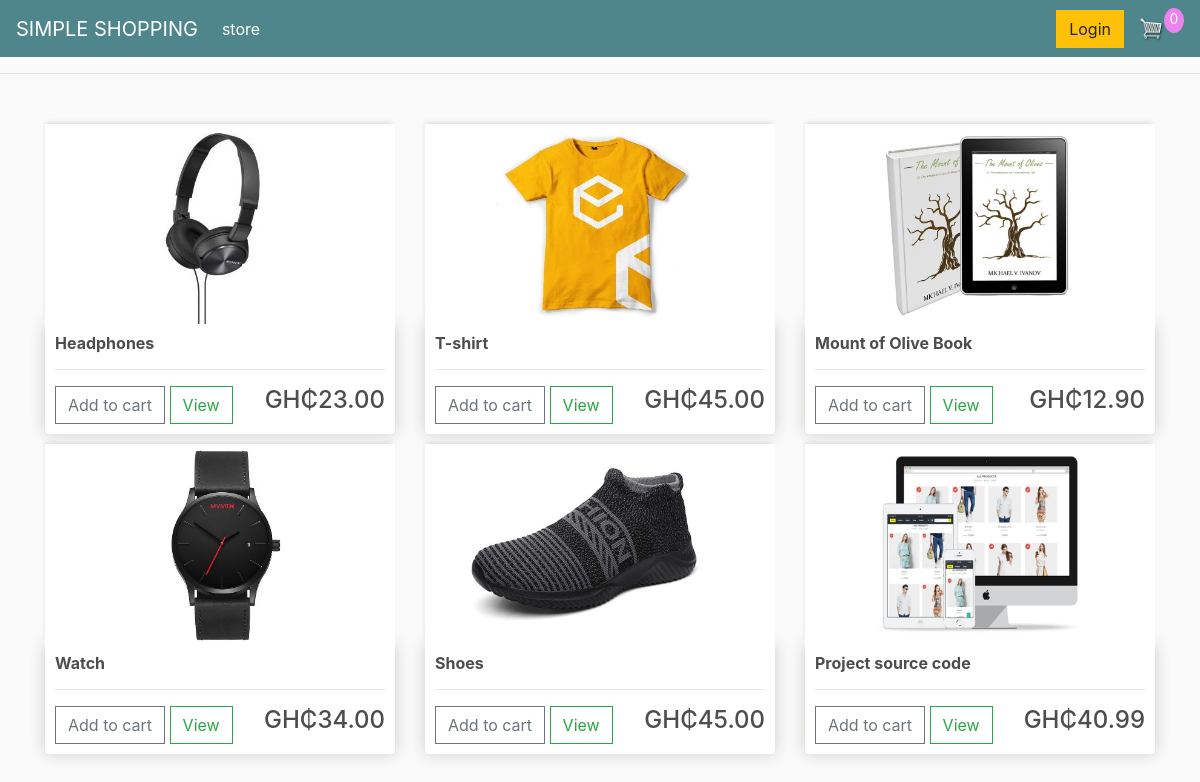
The page / on the database its author committed.
### store/models.py (models this page shows, shortened)
class Product(models.Model):
    name = models.CharField(max_length=200, null=True)
    price = models.DecimalField(max_digits=6, decimal_places=2)
    digital = models.BooleanField(default=False, null=True, blank=True)
    image = models.ImageField(null=True, blank=True)
    @property
    def imageURL(self):
        try:
            url = self.image.url
        except:
            url = ''
        return url

### store/views.py (the view)
# urls.py: path('', include('store.urls')),
def store(request):
    data = cartData(request)
    cartItems = data['cartItems']
    items = data['items']
    products = Product.objects.all()
    context = {'products': products, 'cartItems': cartItems, 'items': items, 'shipping': False}
    return render(request, 'store/store.html', context)

### store/utils.py (called while the page is built, shortened)
def cookieCart(request):
    try:
        cart = json.loads(request.COOKIES['cart'])
    except:
        cart = {}
        print('CART:', cart)
    items = []
    order = {'get_cart_total': 0, 'get_cart_items': 0, 'shipping': False}
    cartItems = order['get_cart_items']
    return {'cartItems': cartItems, 'order': order, 'items': items}

def cartData(request):
    if request.user.is_authenticated:
        customer = request.user.customer
        order, created = Order.objects.get_or_create(customer=customer, complete=False)
        items = order.orderitem_set.all()
        cartItems = order.get_cart_items
    else:
        cookieData = cookieCart(request)
        cartItems = cookieData['cartItems']
        order = cookieData['order']
        items = cookieData['items']
    return {'cartItems': cartItems, 'order': order, 'items': items}

### store/templates/store/store.html
{% extends 'store/main.html' %}
{% load static %}
{% block content %}
    <div class="row">
        {% for product in products %}
             <div class="col-lg-4">
                 <img class="thumbnail" src="{{product.imageURL}}">
                 <div class="box-element product">
                     <h6> <strong>{{product.name}} </strong></h6>
                     <hr>
                     <button data-product="{{product.id}}" data-action="add" class="btn btn-outline-secondary add-btn  update-cart">Add to cart</button>
                     <a class="btn btn-outline-success" href="#">View</a>
                     <h4 style="display:inline-block; float:right" >GH₵{{ product.price|floatformat:2 }}</h4>
                 </div>
             </div>
        {% endfor %}
    </div>
{% endblock content %}

### store/templates/store/main.html (shortened to what this page needs)
{% load static %}
<html lang="en">
<head>
     <link rel="stylesheet" href="https://cdn.jsdelivr.net/npm/bootstrap@4.5.3/dist/css/bootstrap.min.css">
    <link rel="stylesheet" type="text/css" href="{% static 'css/main.css' %}">
</head>
<body>
 <nav class="navbar navbar-expand-lg navbar-dark bg-dark">
	  <a  href="{% url 'store' %}"  class="navbar-brand"  >SIMPLE SHOPPING</a>
	  <div class="collapse navbar-collapse" id="navbarSupportedContent">
	    <ul class="navbar-nav mr-auto">
	      <li class="nav-item active">
	        <a class="nav-link" href="{% url 'store' %}"> store <span class="sr-only">(current)</span></a>
	      </li>
	    </ul>
	    <div class="form-inline my-2 my-lg-0">
	     	<a href="#"class="btn btn-warning">Login</a>
	     	<a href="{% url 'cart' %}">
	    		<img  id="cart-icon" src="{% static 'images/cart.png' %}">
	    	</a>
	    	<p id="cart-total">{{cartItems}}</p>
	    </div>
	  </div>
	</nav>
 <hr>
<div class="container">
                <br>
                {% block content %}
                {% endblock content %}
    </div>
</body>
</html>

### static/css/main.css (style rules this page uses)
body { background-color: hsl(0, 0%, 98%); }
h1,h2,h3,h4,h5,h6 { color:hsl(0, 0%, 30%); }
.box-element { box-shadow:hsl(0, 0%, 80%) 0 0 16px; background-color: #fff; border-radius: 4px; padding: 10px; }
.thumbnail { width: 100%; height: 200px; -webkit-box-shadow: -1px -3px 5px -2px rgba(214,214,214,1); -moz-box-shadow: -1px -3px 5px -2px rgba(214,214,214,1); box-shadow: -1px -3px 5px -2px rgba(214,214,214,1); }
.product { border-radius: 0 0 4px 4px; }
.bg-dark { background-color: #4f868c!important; }
#cart-icon { width:25px; display: inline-block; margin-left: 15px; }
#cart-total { display: block; text-align: center; color:#fff; background-color: violet; width: 20px; height: 25px; border-radius: 50%; font-size: 14px; }
.col-lg-4, .col-lg-6, .col-lg-8, .col-lg-12 { margin-top: 10px; }
.btn { border-radius: 0; }

### rows shown on the page
Product: imageURL (picture), name "Headphones", price "23.00"
Product: imageURL (picture), name "T-shirt", price "45.00"
Product: imageURL (picture), name "Mount of Olive Book", price "12.90"
Product: imageURL (picture), name "Watch", price "34.00"
Product: imageURL (picture), name "Shoes", price "45.00"
Product: imageURL (picture), name "Project source code", price "40.99"

### other values the page prints
{{ cartItems }} "0"
